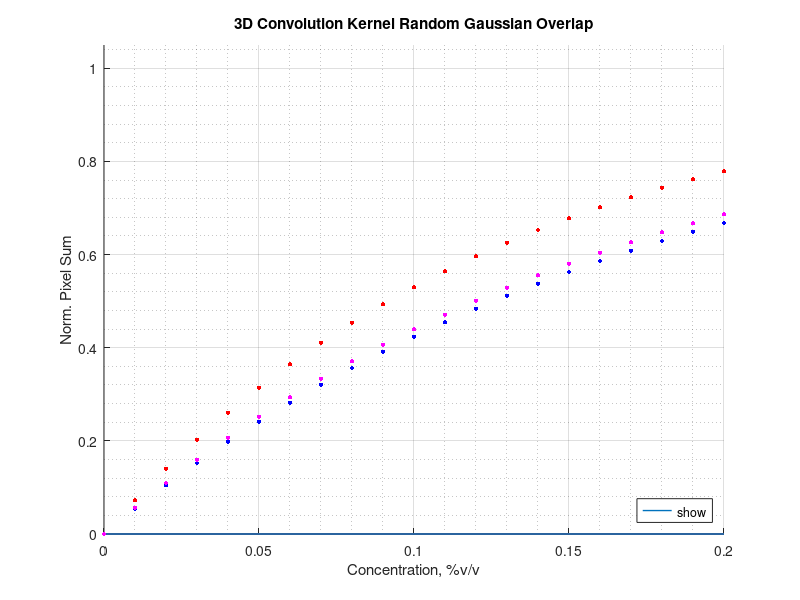

This figure's MATLAB source:
close all
%instr='sub';
%instr='add';
instr='thr';
sfact=4;
ci=0;  %This has no droplets or white pixels.
cf=0.002;  %This is maximum concentration
dc=cf/10;
conc=ci+dc:dc:cf;
conc=[0 conc];
figure
hold on
title('3D Subadditive Random Gaussian Overlap')

if instr=='thr'
	title('3D Convolution Kernel Random Gaussian Overlap')
end
if instr=='add'
	title('3D Additive Random Gaussian Overlap')
end
if instr=='sub'
	title('3D Subadditive Random Gaussian Overlap')
end
xlabel('Concentration, %v/v')
ylabel('Norm. Pixel Sum');
grid on; grid minor;
arr=zeros([10 10]);
zcnt=1;
for zz=2:1:9
	ycnt=1;
	for yy=10000*(ci+dc:dc:cf)
    		try
      		  	astr1=num2str(zz);
			astr2=num2str(yy);
			if instr=='thr'
				astr=strcat('./sums/batch_v9c_thr_nofill_',astr1)
			end
			if instr=='sub'
				astr=strcat('batch_v7_sub_fill_',astr1)
			end
			if instr=='add'
				astr=strcat('batch_v7_add_fill_',astr1)
        		end
			%astr=strcat('batch_sub_',astr1);
			astr=strcat(astr,'_');
			astr=strcat(astr,astr2);
            astr=strcat(astr,'_');
			astr=strcat(astr,num2str(sfact));
            astr=strcat(astr,'.mat');
       			disp(astr);
			vv=load(astr);
			arr(zcnt,ycnt)=vv.summ;
    		catch
        		continue
    		end
		ycnt=ycnt+1;
	end
	zcnt=zcnt+1;
end

disp('summations')
disp(arr)
[r,c]=size(arr)
disp('normalized arrays')
%disp(arr/max(arr(:)))
disp(arr/(255*sfact*256*sfact*256*sfact*256))

ucnt=1;
for rr=2:1:9
	CC={'k','k','k','k','b','r','g','y',[.5 .6 .7],[.8 .2 .6],[.3 .8 .1],[.1 .9 .3],[.2 .2 .8]};
	x=(ci+dc:dc:cf);
	x=[0 x];
	y=arr(ucnt,:);
	y=[0 y];
	bstr=strcat(num2str(rr*2.5),' um')
	%plot(100*x,y/max(arr(:)),'DisplayName',bstr)
	plot(100*x,y/(255*sfact*256*sfact*256*sfact*256),'DisplayName',bstr,'LineWidth',1)
	ucnt=ucnt+1;
end

c1=[0 0.048 0.09 0.13 0.17 0.2];
a1=[0.512 0.637 0.752 0.804 0.846 0.873];
a1b=a1-a1(1)
c2=[0.0 0.0645 0.125 0.1818 0.235 0.2857];
a2=[0.606 0.700 0.764 0.790 0.854 0.856];
a2b=a2-a2(1)
%c3=[0 0.066 0.13 0.186];
c3=[0 0.066 0.186];
%a3=[0.80992 1.2585 1.0767 1.5648];
a3=[0.80992 1.2585 1.5648];
a3=a3*.004/.005;  %slice thickness was 4mm in transverse plane.  .005 by default.
a3b=a3-a3(1)
c4=[0 0.066 0.13 0.186 0.24 0.2905];
a4=[0.4613 0.7311 0.8899 1.2382 1.4176 1.4754];
a4=a4*.004/.005;  %slice thickness was 4mm in transverse plane.  .005 by default.
a4b=a4-a4(1)

std_a1=[0.020536 0.026153 0.04472 0.041587 0.051916 0.049517];
std_a2=[0.046348 0.029879 0.027727 0.022378 0.012962 0.053655];
%std_a3=[0.04981 0.10827 0.071885 0.071631];
std_a3=[0.04981 0.10827 0.071631];
std_a3=std_a3*.004/.005;  %slice thickness was 4mm in transverse plane.  .005 by default.
std_a4=[0.1428 0.1641 0.1176 0.0486 0.0831 0.0996];
std_a4=std_a4*.004/.005;  %slice thickness was 4mm in transverse plane.  .005 by default.


b1=0.4682
c01=0.1324

b2=0.315
c02=0.1814

cc=0:0.01:0.2;
f1=b1*(1-exp(-cc/c01));
f2=b2*(1-exp(-cc/c02));

fun3r = @(c3r,c3)c3r(1)*(1-exp(-c3/c3r(2)))
c0 = [0.1,0.2];
lb = [.001,.001];
ub = [inf,inf];
c3r = lsqcurvefit(fun3r,c0,c3,a3b,lb,ub)
c3r(1)
c3r(2)

fun4r = @(c4r,c4)c4r(1)*(1-exp(-c4/c4r(2)))
c0 = [0.1,0.2];
lb = [.001,.001];
ub = [0.9,inf];  %Had to set limit on dose reponse as the data did not converge on an asymptote.
c4r = lsqcurvefit(fun4r,c0,c4,a4b,lb,ub)
c4r(1)
c4r(2)

plot(cc,f1/b1,'r.','DisplayName','Condition 1','LineWidth',1,'MarkerSize',10)
plot(cc,f2/b2,'b.','DisplayName','Condition 2','LineWidth',1,'MarkerSize',10)
%plot(cc,fun3r(c3r,cc)/c3r(1),'g.','DisplayName','Condition 3','LineWidth',1)
plot(cc,fun4r(c4r,cc)/c4r(1),'m.','DisplayName','Condition 3','LineWidth',1,'MarkerSize',10)
legend('show','Location','southeast')
ylim([0 1.05])

%saveas(gcf,'gaussianOverlap3D_v6_sub_batch_plot_std1.jpg')
if instr=='thr'
	saveas(gcf,'gaussianOverlap3D_v9c_thr_batch_plot_std1_sfact4.jpg')
end
if instr=='sub'
	saveas(gcf,'gaussianOverlap3D_v7_sub_batch_plot_std1.jpg')
end
if instr=='add'
	saveas(gcf,'gaussianOverlap3D_v7_add_batch_plot_std1.jpg')
end
